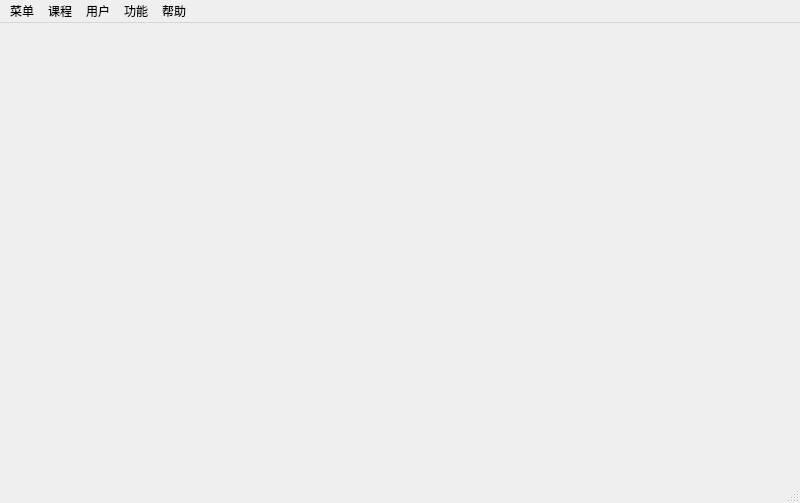
<?xml version="1.0" encoding="UTF-8"?>
<ui version="4.0">
 <class>MainWindow_admin</class>
 <widget class="QMainWindow" name="MainWindow_admin">
  <property name="geometry">
   <rect>
    <x>0</x>
    <y>0</y>
    <width>800</width>
    <height>503</height>
   </rect>
  </property>
  <property name="mouseTracking">
   <bool>false</bool>
  </property>
  <property name="windowTitle">
   <string>管理员用户</string>
  </property>
  <widget class="QWidget" name="centralwidget"/>
  <widget class="QMenuBar" name="menubar">
   <property name="geometry">
    <rect>
     <x>0</x>
     <y>0</y>
     <width>800</width>
     <height>23</height>
    </rect>
   </property>
   <widget class="QMenu" name="menu_main">
    <property name="title">
     <string>菜单</string>
    </property>
    <addaction name="action_login"/>
    <addaction name="action_quit"/>
    <addaction name="separator"/>
   </widget>
   <widget class="QMenu" name="menu_course">
    <property name="title">
     <string>课程</string>
    </property>
    <addaction name="action_course_o"/>
    <addaction name="action_course_e"/>
    <addaction name="separator"/>
    <addaction name="action_course_add"/>
   </widget>
   <widget class="QMenu" name="menu_user">
    <property name="title">
     <string>用户</string>
    </property>
    <addaction name="action_student_d"/>
    <addaction name="action_teachet_d"/>
    <addaction name="action_admin_d"/>
    <addaction name="separator"/>
    <addaction name="action_student_add"/>
    <addaction name="action_teacher_add"/>
    <addaction name="action_admin_add"/>
   </widget>
   <widget class="QMenu" name="menu_help">
    <property name="title">
     <string>帮助</string>
    </property>
    <addaction name="action_about"/>
    <addaction name="action_help"/>
   </widget>
   <widget class="QMenu" name="menu_function">
    <property name="title">
     <string>功能</string>
    </property>
    <addaction name="action_start_course"/>
   </widget>
   <addaction name="menu_main"/>
   <addaction name="menu_course"/>
   <addaction name="menu_user"/>
   <addaction name="menu_function"/>
   <addaction name="menu_help"/>
  </widget>
  <widget class="QStatusBar" name="statusbar"/>
  <action name="action_quit">
   <property name="text">
    <string>退出</string>
   </property>
  </action>
  <action name="action_login">
   <property name="text">
    <string>重新登录</string>
   </property>
  </action>
  <action name="action_course_o">
   <property name="text">
    <string>查看必修课程</string>
   </property>
  </action>
  <action name="action_course_e">
   <property name="text">
    <string>查看选修课程</string>
   </property>
  </action>
  <action name="action_student_d">
   <property name="text">
    <string>查看学生用户</string>
   </property>
  </action>
  <action name="action_teachet_d">
   <property name="text">
    <string>查看教师用户</string>
   </property>
  </action>
  <action name="action_admin_d">
   <property name="text">
    <string>查看管理员用户</string>
   </property>
  </action>
  <action name="action_course_add">
   <property name="text">
    <string>添加课程</string>
   </property>
  </action>
  <action name="action_student_add">
   <property name="text">
    <string>添加学生用户</string>
   </property>
  </action>
  <action name="action_teacher_add">
   <property name="text">
    <string>添加教师用户</string>
   </property>
  </action>
  <action name="action_admin_add">
   <property name="text">
    <string>添加管理员用户</string>
   </property>
  </action>
  <action name="action_about">
   <property name="text">
    <string>关于</string>
   </property>
  </action>
  <action name="action_help">
   <property name="text">
    <string>帮助文档</string>
   </property>
  </action>
  <action name="action_start_course">
   <property name="text">
    <string>开放选课</string>
   </property>
  </action>
 </widget>
 <resources/>
 <connections/>
</ui>
